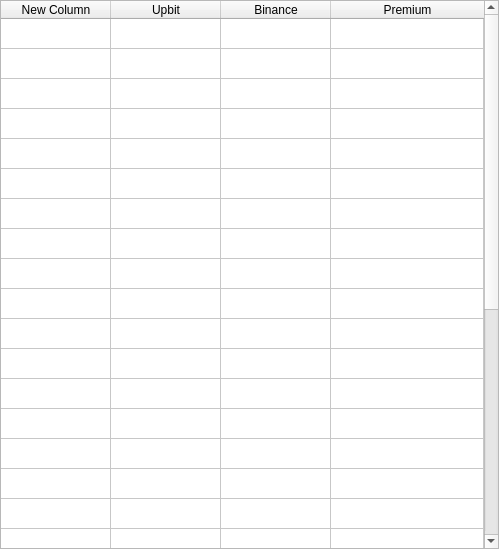
<?xml version="1.0" encoding="UTF-8"?>
<ui version="4.0">
 <class>Form</class>
 <widget class="QWidget" name="Form">
  <property name="geometry">
   <rect>
    <x>0</x>
    <y>0</y>
    <width>499</width>
    <height>549</height>
   </rect>
  </property>
  <property name="windowTitle">
   <string>Form</string>
  </property>
  <layout class="QVBoxLayout" name="verticalLayout">
   <property name="spacing">
    <number>0</number>
   </property>
   <property name="leftMargin">
    <number>0</number>
   </property>
   <property name="topMargin">
    <number>0</number>
   </property>
   <property name="rightMargin">
    <number>0</number>
   </property>
   <property name="bottomMargin">
    <number>0</number>
   </property>
   <item>
    <widget class="QTableWidget" name="tableWidget">
     <property name="horizontalScrollBarPolicy">
      <enum>Qt::ScrollBarAlwaysOff</enum>
     </property>
     <property name="sizeAdjustPolicy">
      <enum>QAbstractScrollArea::AdjustIgnored</enum>
     </property>
     <property name="editTriggers">
      <set>QAbstractItemView::NoEditTriggers</set>
     </property>
     <property name="rowCount">
      <number>30</number>
     </property>
     <property name="columnCount">
      <number>4</number>
     </property>
     <attribute name="horizontalHeaderVisible">
      <bool>true</bool>
     </attribute>
     <attribute name="horizontalHeaderCascadingSectionResizes">
      <bool>false</bool>
     </attribute>
     <attribute name="horizontalHeaderDefaultSectionSize">
      <number>110</number>
     </attribute>
     <attribute name="horizontalHeaderMinimumSectionSize">
      <number>35</number>
     </attribute>
     <attribute name="horizontalHeaderShowSortIndicator" stdset="0">
      <bool>false</bool>
     </attribute>
     <attribute name="horizontalHeaderStretchLastSection">
      <bool>true</bool>
     </attribute>
     <attribute name="verticalHeaderVisible">
      <bool>false</bool>
     </attribute>
     <attribute name="verticalHeaderCascadingSectionResizes">
      <bool>false</bool>
     </attribute>
     <row/>
     <row/>
     <row/>
     <row/>
     <row/>
     <row/>
     <row/>
     <row/>
     <row/>
     <row/>
     <row/>
     <row/>
     <row/>
     <row/>
     <row/>
     <row/>
     <row/>
     <row/>
     <row/>
     <row/>
     <row/>
     <row/>
     <row/>
     <row/>
     <row/>
     <row/>
     <row/>
     <row/>
     <row/>
     <row/>
     <column>
      <property name="text">
       <string>New Column</string>
      </property>
     </column>
     <column>
      <property name="text">
       <string>Upbit</string>
      </property>
     </column>
     <column>
      <property name="text">
       <string>Binance</string>
      </property>
     </column>
     <column>
      <property name="text">
       <string>Premium</string>
      </property>
     </column>
    </widget>
   </item>
  </layout>
 </widget>
 <resources/>
 <connections/>
</ui>
